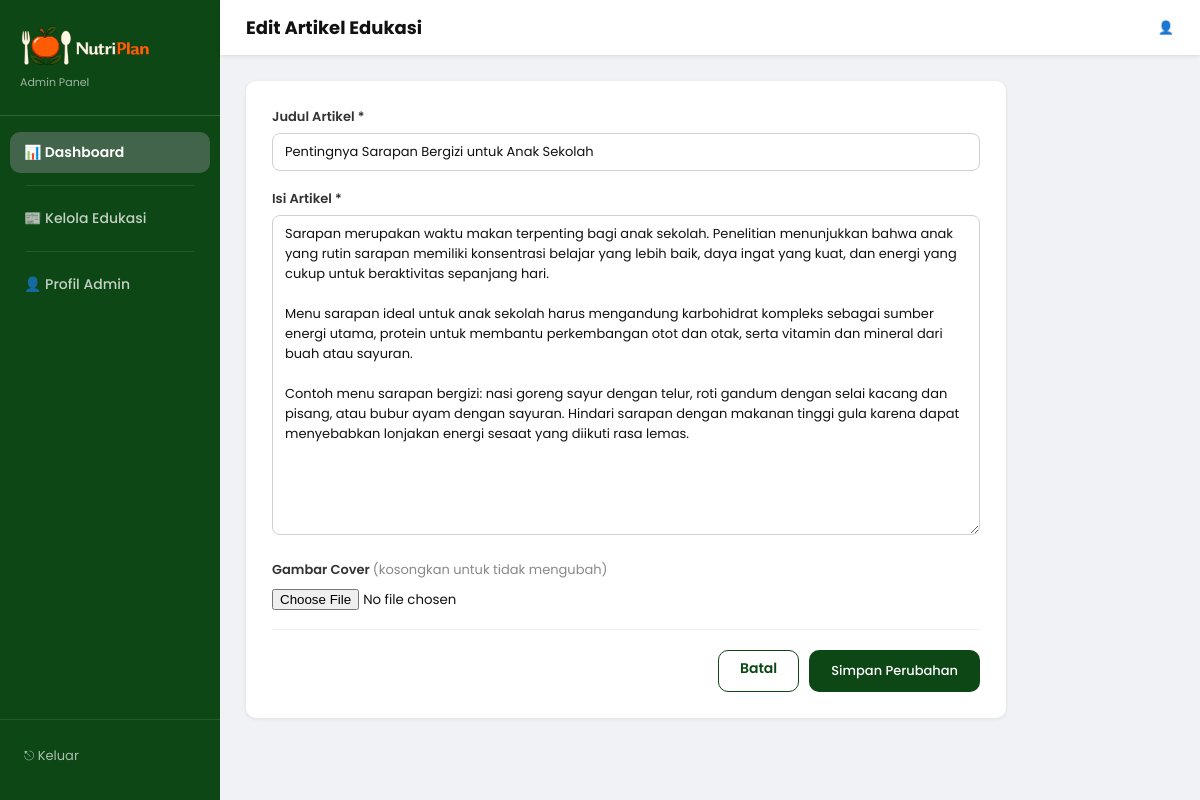
/admin/pages/edukasi_edit.php?id=1, run on the app's committed database.
### tables this page shows
CREATE TABLE IF NOT EXISTS edukasi (
  id_edukasi INT AUTO_INCREMENT PRIMARY KEY,
  judul      VARCHAR(255) NOT NULL,
  isi        TEXT NOT NULL,
  gambar     VARCHAR(255) DEFAULT NULL,
  created_at TIMESTAMP DEFAULT CURRENT_TIMESTAMP
);

### admin/pages/edukasi_edit.php (the view, shortened to what this page needs)
<?php
$id = (int)($_GET['id'] ?? 0);
$stmt = mysqli_prepare($conn, "SELECT * FROM edukasi WHERE id_edukasi = ?");
mysqli_stmt_bind_param($stmt, 'i', $id);
mysqli_stmt_execute($stmt);
$artikel = mysqli_fetch_assoc(mysqli_stmt_get_result($stmt));
?>
<!DOCTYPE html>
<html lang="id">
<head>
    <link rel="stylesheet" href="/assets/css/style.css">
    <link rel="stylesheet" href="/assets/css/admin.css">
</head>
<body class="admin-body">
<?php include ROOT . '/includes/admin_sidebar.php'; ?>
<div class="admin-main">
    <div class="admin-topbar">
        <h1>Edit Artikel Edukasi</h1>
        <span class="admin-topbar-user">👤 <?= htmlspecialchars($_SESSION['nama']) ?></span>
    </div>
    <div class="admin-page">
        <div class="admin-form-card">
            <form method="POST" enctype="multipart/form-data">
                <div class="admin-form-group">
                    <label>Judul Artikel *</label>
                    <input type="text" name="judul" value="<?= htmlspecialchars($artikel['judul']) ?>" required>
                </div>
                <div class="admin-form-group">
                    <label>Isi Artikel *</label>
                    <textarea name="isi" style="min-height:320px;" required><?= htmlspecialchars($artikel['isi']) ?></textarea>
                </div>
                <div class="admin-form-group">
                    <label>Gambar Cover <span style="font-weight:400; color:#888;">(kosongkan untuk tidak mengubah)</span></label>
                    <input type="file" name="gambar" accept="image/jpeg,image/png,image/webp"
                           onchange="previewImg(this, 'preview')">
                </div>
                <div class="admin-form-actions">
                    <a href="/admin/index.php?page=edukasi_list" class="btn-outline-primary">Batal</a>
                    <button type="submit" class="btn-primary">Simpan Perubahan</button>
                </div>
            </form>
        </div>
    </div>
</div>
</body>
</html>

### assets/css/style.css (style rules this page uses)
*, *::before, *::after { margin: 0; padding: 0; box-sizing: border-box; }
body { font-family: 'Poppins', sans-serif; background: #fff; color: #111; padding-top: 88px; min-height: 100vh; display: flex; flex-direction: column; }
a { text-decoration: none; color: inherit; }
button, input, select, textarea { font-family: 'Poppins', sans-serif; }
:root { --green-primary: #0d4715; --green-secondary: #41644a; --green-light: rgba(13, 71, 21, 0.15); --green-overlay: rgba(13, 71, 21, 0.85); --shadow-card: 4px 4px 9.75px rgba(109, 109, 109, 0.25); --radius-sm: 10px; --radius-lg: 20px; --radius-xl: 30px; }
.btn-primary { display: inline-block; background: var(--green-primary); color: #fff; padding: 11px 22px; border-radius: var(--radius-sm); font-size: 13px; font-weight: 500; border: none; cursor: pointer; transition: background .2s; }
.btn-outline-primary { display: inline-block; background: #fff; color: var(--green-primary); padding: 7px 21px; border: 1px solid var(--green-primary); border-radius: var(--radius-sm); font-size: 14px; font-weight: 600; cursor: pointer; transition: background .2s; }

### assets/css/admin.css (style rules this page uses)
body.admin-body { padding-top: 0; background: #f0f2f5; display: flex; flex-direction: row; min-height: 100vh; }
.admin-main { margin-left: 220px; flex: 1; min-height: 100vh; display: flex; flex-direction: column; }
.admin-topbar { background: #fff; padding: 14px 26px; display: flex; align-items: center; justify-content: space-between; box-shadow: 0 1px 4px rgba(0,0,0,0.1); position: sticky; top: 0; z-index: 100; }
.admin-topbar h1 { font-size: 18px; font-weight: 700; color: #111; }
.admin-topbar-user { font-size: 13px; color: #555; }
.admin-page { padding: 26px; flex: 1; }
.admin-form-card { background: #fff; border-radius: var(--radius-sm); box-shadow: 0 1px 4px rgba(0,0,0,0.08); padding: 26px; max-width: 760px; }
.admin-form-group { margin-bottom: 18px; }
.admin-form-group label { display: block; font-size: 13px; font-weight: 600; color: #333; margin-bottom: 6px; }
.admin-form-group input[type="text"], .admin-form-group input[type="number"], .admin-form-group input[type="email"], .admin-form-group input[type="password"], .admin-form-group select, .admin-form-group textarea { width: 100%; padding: 8px 12px; border: 1px solid #d0d0d0; border-radius: 8px; font-size: 13px; color: #111; background: #fff; outline: none; transition: border-color .2s; }
.admin-form-group textarea { min-height: 100px; resize: vertical; }
.admin-form-actions { display: flex; justify-content: flex-end; gap: 10px; margin-top: 6px; padding-top: 20px; border-top: 1px solid #f0f0f0; }

### data on the page
edukasi: judul "Pentingnya Sarapan Bergizi untuk Anak Sekolah", isi "Sarapan merupakan waktu makan terpenting bagi anak sekolah. Penelitian menunjukkan bahwa anak yang rutin sarapan memiliki konsentrasi belajar yang lebih baik, daya ingat yang kuat, dan energi yang cukup untuk beraktivitas sepanjang hari. Menu sarapan ideal untuk anak sekolah harus mengandung karbohidrat kompleks sebagai sumber energi utama, protein untuk membantu perkembangan otot dan otak, serta vitamin dan mineral dari buah atau sayuran. Contoh menu sarapan bergizi: nasi goreng sayur dengan telur, roti gandum dengan selai kacang dan pisang, atau bubur ayam dengan sayuran. Hindari sarapan dengan makanan tinggi gula karena dapat menyebabkan lonjakan energi sesaat yang diikuti rasa lemas."
